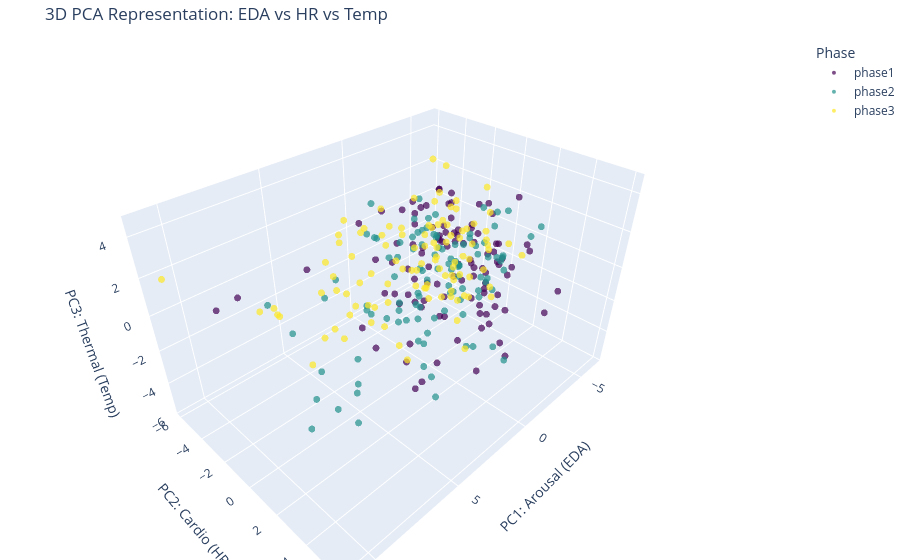

Write notebook code for a chart like this one.
### Code cell
import plotly.express as px

# 3D Visualization focusing on Phase separation
fig_3d = px.scatter_3d(
    viz_df, 
    x='PC1', y='PC2', z='PC3',
    color='Phase',
    # Adding hover info so you can see which individual is an outlier
    hover_data=['Individual', 'Round'], 
    opacity=0.7,
    # Using the same color scheme as your 2D plot for consistency
    color_discrete_map={'phase1': '#440154', 'phase2': '#21918c', 'phase3': '#fde725'},
    title='3D PCA Representation: EDA vs HR vs Temp',
    labels={
        'PC1': 'PC1: Arousal (EDA)', 
        'PC2': 'PC2: Cardio (HR)', 
        'PC3': 'PC3: Thermal (Temp)'
    }
)

# Making the markers a bit smaller so the cloud is less dense
fig_3d.update_traces(marker=dict(size=4))
fig_3d.update_layout(margin=dict(l=0, r=0, b=0, t=40))

fig_3d.show()
